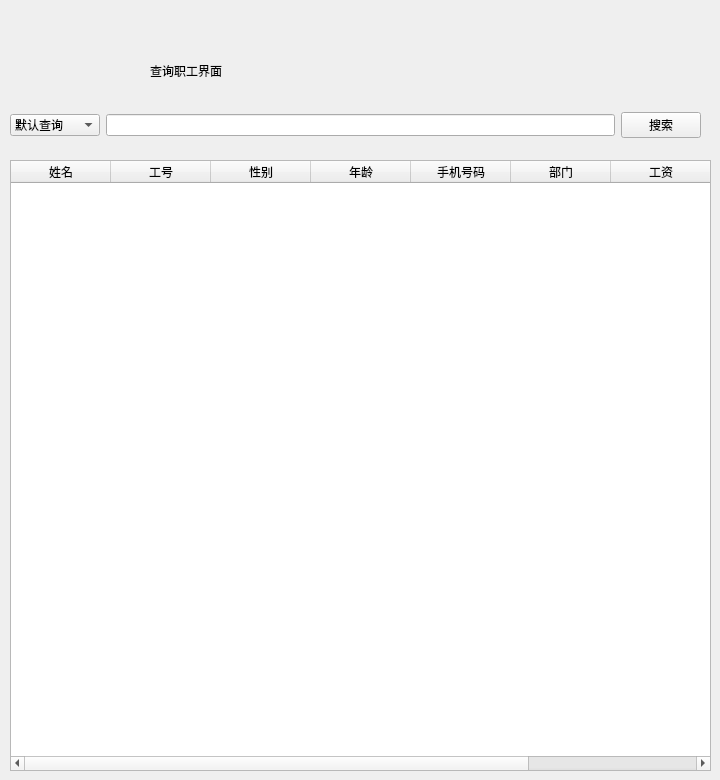
    <widget class="QWidget" name="page3">
     <property name="styleSheet">
      <string notr="true"/>
     </property>
     <widget class="QLabel" name="label_2">
      <property name="geometry">
       <rect>
        <x>150</x>
        <y>40</y>
        <width>351</width>
        <height>61</height>
       </rect>
      </property>
      <property name="styleSheet">
       <string notr="true">font: 35pt &quot;楷体&quot;;</string>
      </property>
      <property name="text">
       <string>查询职工界面</string>
      </property>
     </widget>
     <widget class="QTableWidget" name="tablewidget">
      <property name="geometry">
       <rect>
        <x>10</x>
        <y>160</y>
        <width>701</width>
        <height>611</height>
       </rect>
      </property>
      <property name="styleSheet">
       <string notr="true"/>
      </property>
      <column>
       <property name="text">
        <string>姓名</string>
       </property>
      </column>
      <column>
       <property name="text">
        <string>工号</string>
       </property>
      </column>
      <column>
       <property name="text">
        <string>性别</string>
       </property>
      </column>
      <column>
       <property name="text">
        <string>年龄</string>
       </property>
      </column>
      <column>
       <property name="text">
        <string>手机号码</string>
       </property>
      </column>
      <column>
       <property name="text">
        <string>部门</string>
       </property>
      </column>
      <column>
       <property name="text">
        <string>工资</string>
       </property>
      </column>
      <column>
       <property name="text">
        <string>职责</string>
       </property>
      </column>
     </widget>
     <widget class="QWidget" name="widget_9" native="true">
      <property name="geometry">
       <rect>
        <x>10</x>
        <y>100</y>
        <width>691</width>
        <height>50</height>
       </rect>
      </property>
      <property name="styleSheet">
       <string notr="true"/>
      </property>
      <layout class="QHBoxLayout" name="horizontalLayout_7">
       <item>
        <widget class="QComboBox" name="kindselect">
         <item>
          <property name="text">
           <string>默认查询</string>
          </property>
         </item>
         <item>
          <property name="text">
           <string>按姓名查询</string>
          </property>
         </item>
         <item>
          <property name="text">
           <string>按工号查询</string>
          </property>
         </item>
         <item>
          <property name="text">
           <string>按部门查询</string>
          </property>
         </item>
        </widget>
       </item>
       <item>
        <widget class="QLineEdit" name="selectedit"/>
       </item>
       <item>
        <widget class="QPushButton" name="query">
         <property name="text">
          <string>搜索</string>
         </property>
        </widget>
       </item>
      </layout>
     </widget>
    </widget>
